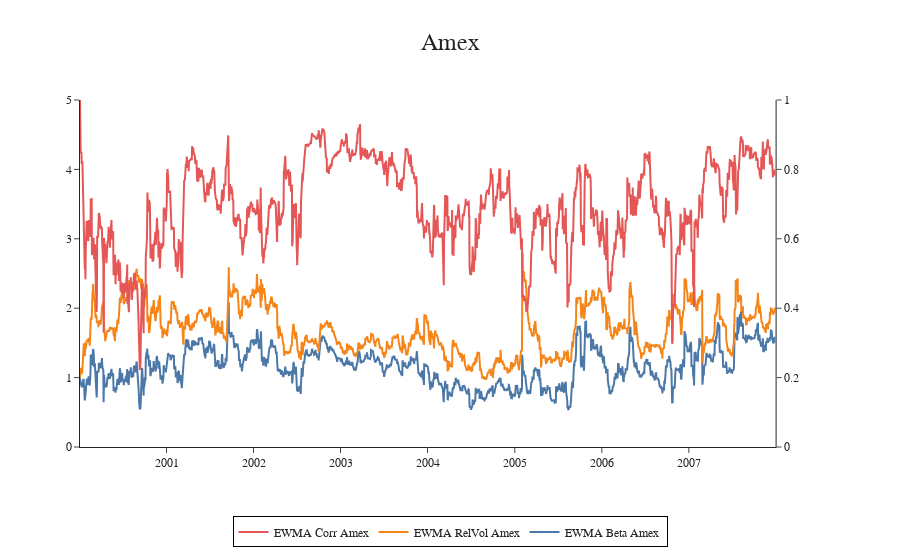

Source (notebook cell):
### Markdown cell above
$$\beta = \frac{Cov(X, Y)}{V(X)}$$

### Code cell
fig = make_subplots(specs=[[{"secondary_y": True}]])
fig.add_trace(go.Scatter(x=emwa_beta.index, y=emwa_beta.Amex, name="EWMA Beta Amex "), )
fig.add_trace(go.Scatter(x=emwa_relvol.index, y=emwa_relvol.Amex, name= "EWMA RelVol Amex"))
fig.add_trace(go.Scatter(x=emwa_corr.index, y=emwa_corr.Amex, name= "EWMA Corr Amex"), secondary_y=True)
fig.update_layout(yaxis = dict(range=[0, 5]), yaxis2 = dict(range=[0, 1]), title_text="Amex")
fig.show()

### Figure 1 — Plotly figure (JSON) as saved in the notebook; plotly's stock layout.template omitted (floating-point values rounded to 4 significant figures; data arrays with more than 128 entries replaced by an {"elided": "..."} marker saying what was removed)
{"data": [{"name": "EWMA Beta Amex ", "type": "scatter", "x": {"elided": "2008 str values"}, "y": {"elided": "2008 float values"}}, {"name": "EWMA RelVol Amex", "type": "scatter", "x": {"elided": "2009 str values"}, "y": {"elided": "2009 float values"}}, {"name": "EWMA Corr Amex", "type": "scatter", "x": {"elided": "2009 str values"}, "xaxis": "x", "y": {"elided": "2009 float values"}, "yaxis": "y2"}], "layout": {"title": {"text": "Amex"}, "xaxis": {"anchor": "y", "domain": [0, 0.94]}, "yaxis": {"anchor": "x", "domain": [0, 1], "range": [0, 5]}, "yaxis2": {"anchor": "x", "overlaying": "y", "range": [0, 1], "side": "right"}}}
